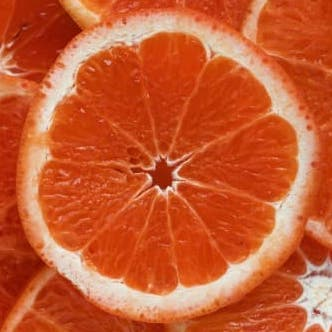
#> input picture image.jpg, 332 x 332 px
$ python region-selection.py
#> lines starting #> are read from the running program, lines starting #| are printed output that depends on the picture
# -*- coding: utf-8 -*-

import numpy as np
import cv2

img=cv2.imread("../image.jpg")
#> img is the input picture: shape (332, 332, 3); mean B, G, R 49.1, 91.1, 200
height, width = img.shape[:2]
#> height = 332; width = 332

start_row, start_col=int(height * .05), int(width * .30)
#> start_row = 16; start_col = 99

end_row, end_col=int(height * .75), int(width * .75)
#> end_row = 249; end_col = 249

cropped=img[start_row:end_row , start_col:end_col]
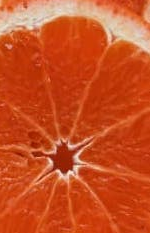
#> cropped: shape (233, 150, 3); mean B, G, R 35.4, 80, 200.7


cv2.imshow("Kesilen", cropped)


cv2.imshow("orginal",img)
cv2.waitKey(0)
cv2.destroyAllWindows()
